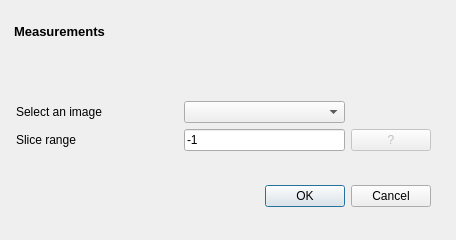
<?xml version="1.0" encoding="UTF-8"?>
<ui version="4.0">
 <class>Measurement_View</class>
 <widget class="QDialog" name="Measurement_View">
  <property name="geometry">
   <rect>
    <x>0</x>
    <y>0</y>
    <width>456</width>
    <height>240</height>
   </rect>
  </property>
  <property name="windowTitle">
   <string>Measurements</string>
  </property>
  <widget class="QDialogButtonBox" name="buttonBox">
   <property name="geometry">
    <rect>
     <x>90</x>
     <y>180</y>
     <width>341</width>
     <height>32</height>
    </rect>
   </property>
   <property name="toolTipDuration">
    <number>-1</number>
   </property>
   <property name="orientation">
    <enum>Qt::Horizontal</enum>
   </property>
   <property name="standardButtons">
    <set>QDialogButtonBox::Cancel|QDialogButtonBox::Ok</set>
   </property>
  </widget>
  <widget class="QWidget" name="gridLayoutWidget">
   <property name="geometry">
    <rect>
     <x>10</x>
     <y>20</y>
     <width>421</width>
     <height>131</height>
    </rect>
   </property>
   <layout class="QGridLayout" name="gridLayout">
    <item row="3" column="1">
     <widget class="QLabel" name="label_2">
      <property name="sizePolicy">
       <sizepolicy hsizetype="Expanding" vsizetype="Preferred">
        <horstretch>0</horstretch>
        <verstretch>0</verstretch>
       </sizepolicy>
      </property>
      <property name="text">
       <string>Slice range</string>
      </property>
     </widget>
    </item>
    <item row="3" column="3">
     <widget class="QPushButton" name="pushButton">
      <property name="enabled">
       <bool>false</bool>
      </property>
      <property name="sizePolicy">
       <sizepolicy hsizetype="Fixed" vsizetype="Fixed">
        <horstretch>0</horstretch>
        <verstretch>0</verstretch>
       </sizepolicy>
      </property>
      <property name="mouseTracking">
       <bool>true</bool>
      </property>
      <property name="toolTip">
       <string>Slice range. Syntax: start:end,start2:end2. -1 means all slices.</string>
      </property>
      <property name="toolTipDuration">
       <number>-1</number>
      </property>
      <property name="text">
       <string>?</string>
      </property>
     </widget>
    </item>
    <item row="0" column="0" colspan="4">
     <widget class="QTextEdit" name="textEdit">
      <property name="enabled">
       <bool>true</bool>
      </property>
      <property name="sizePolicy">
       <sizepolicy hsizetype="Minimum" vsizetype="Minimum">
        <horstretch>0</horstretch>
        <verstretch>0</verstretch>
       </sizepolicy>
      </property>
      <property name="sizeIncrement">
       <size>
        <width>0</width>
        <height>0</height>
       </size>
      </property>
      <property name="baseSize">
       <size>
        <width>0</width>
        <height>0</height>
       </size>
      </property>
      <property name="autoFillBackground">
       <bool>true</bool>
      </property>
      <property name="styleSheet">
       <string notr="true">background: rgba(0,0,0,0%)</string>
      </property>
      <property name="frameShape">
       <enum>QFrame::NoFrame</enum>
      </property>
      <property name="readOnly">
       <bool>true</bool>
      </property>
      <property name="html">
       <string>&lt;!DOCTYPE HTML PUBLIC &quot;-//W3C//DTD HTML 4.0//EN&quot; &quot;http://www.w3.org/TR/REC-html40/strict.dtd&quot;&gt;
&lt;html&gt;&lt;head&gt;&lt;meta name=&quot;qrichtext&quot; content=&quot;1&quot; /&gt;&lt;style type=&quot;text/css&quot;&gt;
p, li { white-space: pre-wrap; }
&lt;/style&gt;&lt;/head&gt;&lt;body style=&quot; font-family:'Sans Serif'; font-size:9pt; font-weight:400; font-style:normal;&quot;&gt;
&lt;p style=&quot; margin-top:0px; margin-bottom:0px; margin-left:0px; margin-right:0px; -qt-block-indent:0; text-indent:0px;&quot;&gt;&lt;span style=&quot; font-size:10pt; font-weight:600;&quot;&gt;Measurements&lt;/span&gt;&lt;/p&gt;
&lt;p style=&quot;-qt-paragraph-type:empty; margin-top:0px; margin-bottom:0px; margin-left:0px; margin-right:0px; -qt-block-indent:0; text-indent:0px; font-size:10pt; font-weight:600;&quot;&gt;&lt;br /&gt;&lt;/p&gt;&lt;/body&gt;&lt;/html&gt;</string>
      </property>
     </widget>
    </item>
    <item row="3" column="2">
     <widget class="QLineEdit" name="lineEdit">
      <property name="text">
       <string>-1</string>
      </property>
     </widget>
    </item>
    <item row="1" column="1">
     <widget class="QLabel" name="label">
      <property name="text">
       <string>Select an image</string>
      </property>
     </widget>
    </item>
    <item row="1" column="2">
     <widget class="QComboBox" name="comboBox"/>
    </item>
   </layout>
  </widget>
 </widget>
 <resources/>
 <connections>
  <connection>
   <sender>buttonBox</sender>
   <signal>accepted()</signal>
   <receiver>Measurement_View</receiver>
   <slot>accept()</slot>
   <hints>
    <hint type="sourcelabel">
     <x>248</x>
     <y>254</y>
    </hint>
    <hint type="destinationlabel">
     <x>157</x>
     <y>274</y>
    </hint>
   </hints>
  </connection>
  <connection>
   <sender>buttonBox</sender>
   <signal>rejected()</signal>
   <receiver>Measurement_View</receiver>
   <slot>reject()</slot>
   <hints>
    <hint type="sourcelabel">
     <x>316</x>
     <y>260</y>
    </hint>
    <hint type="destinationlabel">
     <x>286</x>
     <y>274</y>
    </hint>
   </hints>
  </connection>
 </connections>
</ui>
